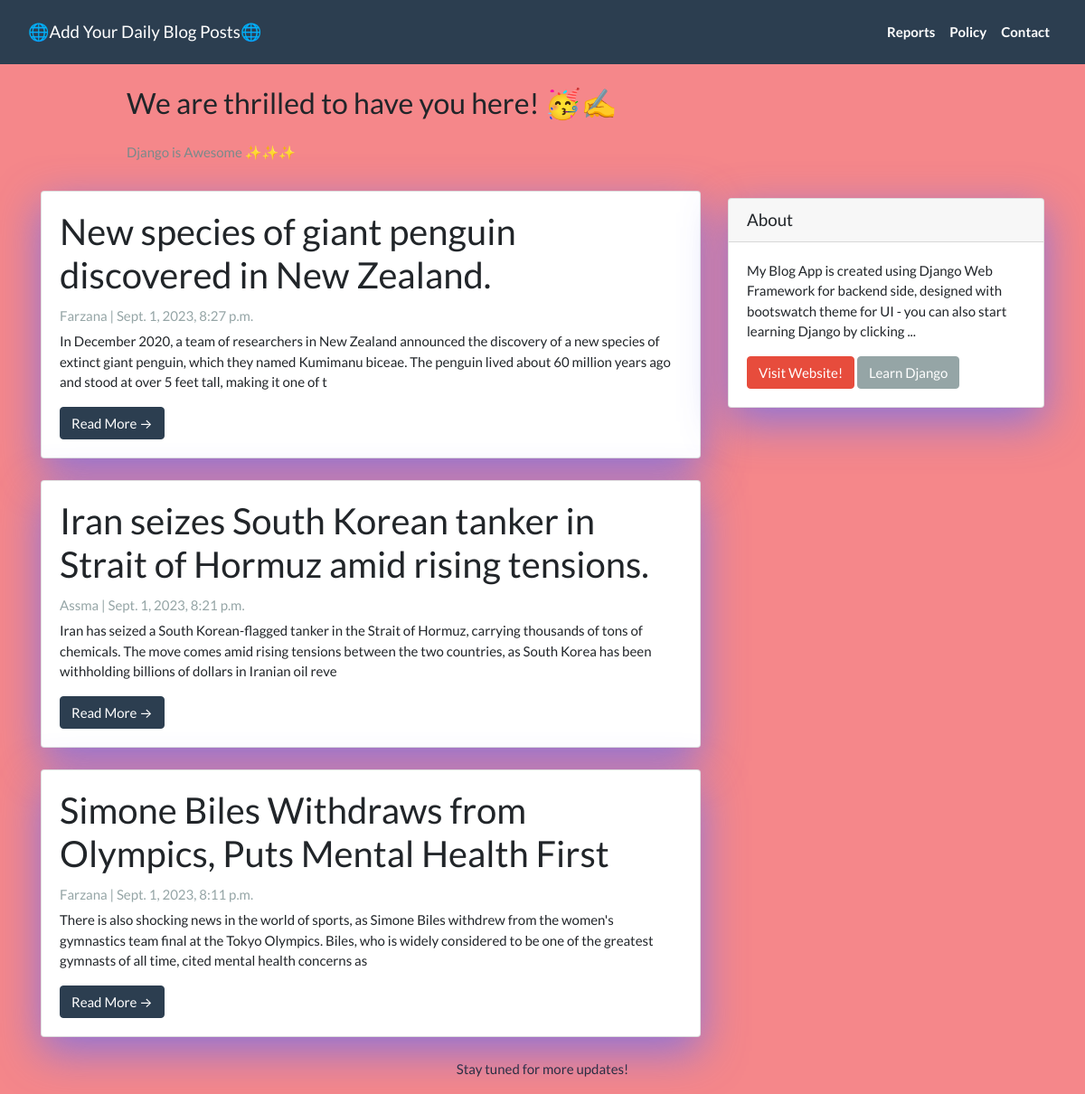
The page / on the database its author committed.
### blogapp/models.py (models this page shows, shortened)
class Post(models.Model):
  title =  models.CharField(max_length=300, unique=True)
  slug =   models.SlugField(max_length=100, unique=True)
  author = models.ForeignKey(User, on_delete=models.CASCADE, related_name='blog_posts')
  created_on = models.DateTimeField(auto_now_add=True)
  updated_on = models.DateTimeField(auto_now=True)
  content = models.TextField()
  status = models.IntegerField(choices=STATUS, default=0)
  class Meta:
    ordering = ['-created_on']

### blogapp/views.py (the view)
# urls.py: path('', views.PostList.as_view(), name="home"),
class PostList(generic.ListView):
  queryset = Post.objects.filter(status=1).order_by('-created_on')
  template_name = 'index.html'

### blogapp/templates/index.html (shortened to what this page needs)
{% extends "base.html" %}
{% block content %}
<header class="masthead">
  <div class="container">
    <div class="row">
      <div class=" col-md-8 col-md-10 mx-auto">
        <div class="site-heading">
          <h3 class=" site-heading my-4 mt-3 text-black"> We are thrilled to have you here! 🥳✍️ </h3>
          <p class="text-dark">Django is Awesome ✨✨✨ </p>
        </div>
      </div>
    </div>
  </div>
</header>
<div class="container">
  <div class="row">
    <div class="col-md-8 mt-3 left">
      {% for post in post_list %}
      <div class="card mb-4">
        <div class="card-body">
          <h2 class="card-title">{{ post.title }}</h2>
          <p class="card-text text-muted h6">{{ post.author }} | {{ post.created_on}} </p>
          <p class="card-text">{{post.content|slice:":250"}}</p>
          <a href="{% url 'post_detail' post.slug  %}" class="btn btn-primary">Read More &rarr;</a>
        </div>
      </div>
      {% endfor %}
    </div>
    {% block sidebar %}
    {% include 'sidebar.html' %}
    {% endblock sidebar %}
  </div>
</div>
{%endblock%}

### blogapp/templates/base.html (shortened to what this page needs)
<!DOCTYPE html>
<html>
<head>
  <link rel="stylesheet" href="https://stackpath.bootstrapcdn.com/bootswatch/4.5.2/flatly/bootstrap.min.css">
</head>
<body>
  <nav class="navbar navbar-expand-lg navbar-dark bg-primary" id="mainNav">
    <div class="container-fluid">
      <a class="navbar-brand" href="http://127.0.0.1:8000/admin/blogapp/post/add/">🌐Add Your Daily Blog Posts🌐</a>
      <div class="collapse navbar-collapse" id="navbarResponsive">
        <ul class="navbar-nav ml-auto">
          <li class="nav-item text-black">
            <a class="nav-link text-black font-weight-bold" href="#">Reports</a>
          </li>
          <li class="nav-item text-black">
            <a class="nav-link text-black font-weight-bold" href="#">Policy</a>
          </li>
          <li class="nav-item text-black">
            <a class="nav-link text-black font-weight-bold" href="#">Contact</a>
          </li>
        </ul>
      </div>
    </div>
  </nav>
  {% block content %}{% endblock content %}
  <footer>
    <p class="text-center">Stay tuned for more updates!</p>
  </footer>
</body>
</html>

### blogapp/templates/sidebar.html (shortened to what this page needs)
{% block sidebar %}
<div class="col-md-4 float-right ">
  <div class="card my-4">
    <h5 class="card-header">About</h5>
    <div class="card-body">
      <p class="card-text"> My Blog App is created using Django Web Framework for backend side, designed with bootswatch
        theme for UI - you can also start learning Django by clicking ... </p>
      <a href="https://bootswatch.com/flatly/" class="btn btn-danger">Visit Website!</a>
      <a href="https://www.w3schools.com/django/index.php" class="btn btn-secondary">Learn Django</a>
    </div>
  </div>
</div>
{% endblock sidebar %}

### blogapp/templates/sidebar.html (style rules this page uses)
.card { box-shadow: 0 16px 48px #6d6defc6; }
body { background-color: rgba(242, 94, 99, 0.744); }

### rows shown on the page
Post: title "New species of giant penguin discovered in New Zealand.", author "Farzana", created_on "Sept. 1, 2023, 8:27 p.m.", content "In December 2020, a team of researchers in New Zealand announced the discovery of a new species of extinct giant penguin, which they named Kumimanu biceae. The penguin lived about 60 million years ago and stood at over 5 feet tall, making it one of t"
Post: title "Iran seizes South Korean tanker in Strait of Hormuz amid rising tensions.", author "Assma", created_on "Sept. 1, 2023, 8:21 p.m.", content "Iran has seized a South Korean-flagged tanker in the Strait of Hormuz, carrying thousands of tons of chemicals. The move comes amid rising tensions between the two countries, as South Korea has been withholding billions of dollars in Iranian oil reve"
Post: title "Simone Biles Withdraws from Olympics, Puts Mental Health First", author "Farzana", created_on "Sept. 1, 2023, 8:11 p.m.", content "There is also shocking news in the world of sports, as Simone Biles withdrew from the women's gymnastics team final at the Tokyo Olympics. Biles, who is widely considered to be one of the greatest gymnasts of all time, cited mental health concerns as"
